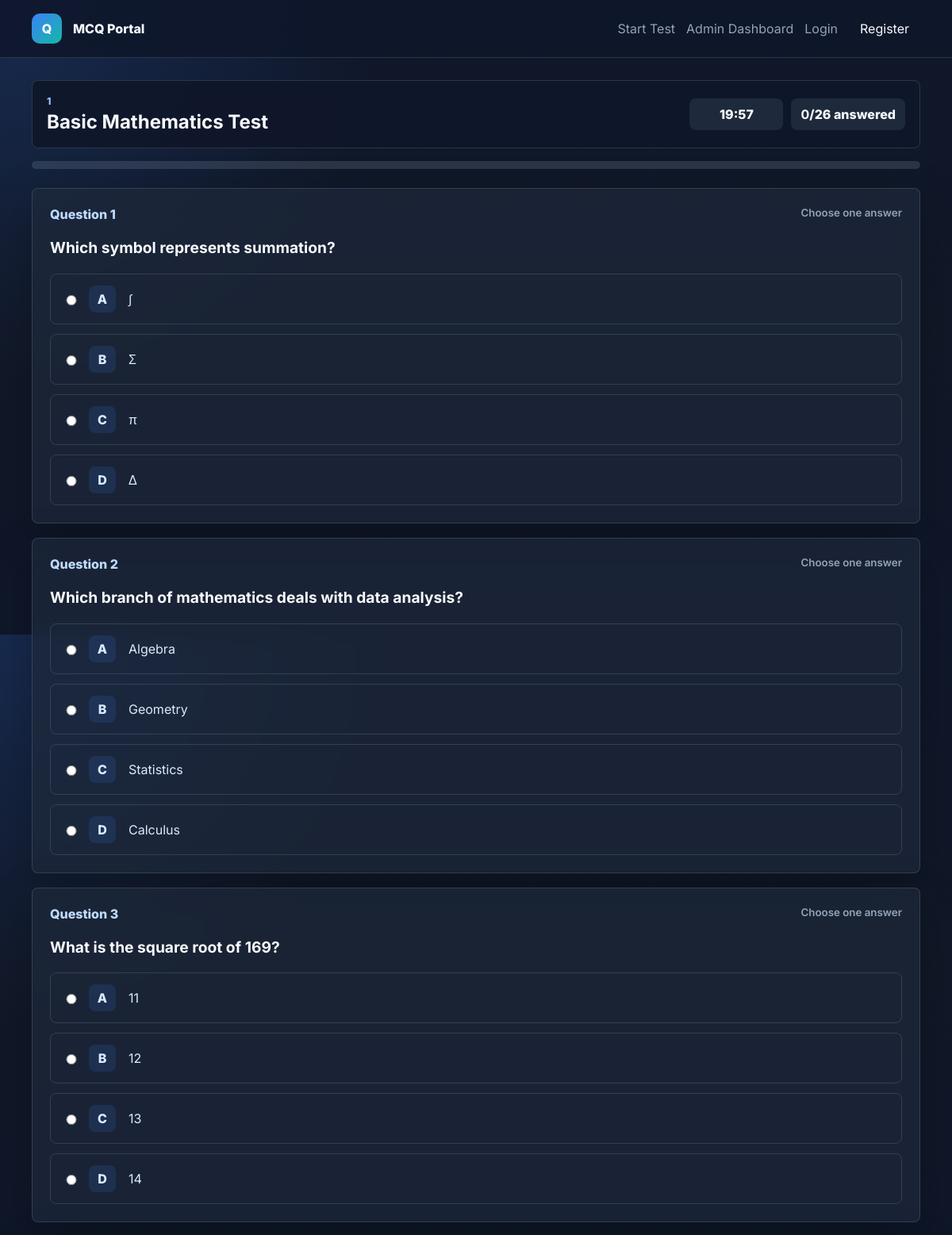
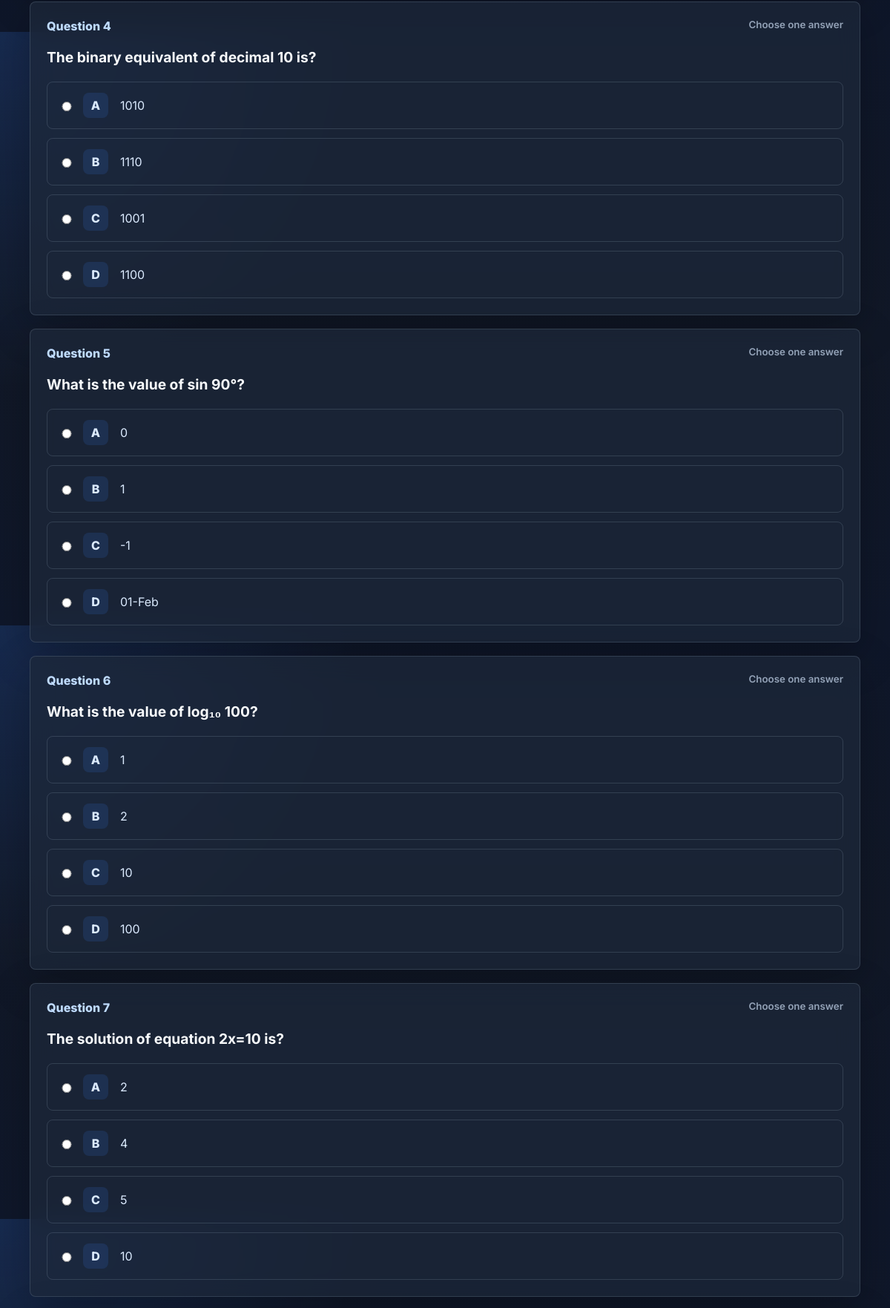
The page /semester/1/subject/2/test/ (upper part) on the database its author committed (2 pictures, top to bottom).
### exams/models.py (models this page shows, shortened)
class Semester(models.Model):
    semester_name = models.CharField(max_length=100, unique=True)
    class Meta:
        ordering = ("semester_name",)
        verbose_name = "Semester"
        verbose_name_plural = "Semesters"

class Subject(models.Model):
    semester = models.ForeignKey(Semester, related_name="subjects", on_delete=models.CASCADE)
    subject_name = models.CharField(max_length=150)
    class Meta:
        ordering = ("semester__semester_name", "subject_name")
        unique_together = ("semester", "subject_name")
        verbose_name = "Subject"
        verbose_name_plural = "Subjects"

class Question(models.Model):
    ANSWER_CHOICES = (
        ("A", "Option A"),
        ("B", "Option B"),
        ("C", "Option C"),
        ("D", "Option D"),
    )
    semester = models.ForeignKey(Semester, related_name="questions", on_delete=models.CASCADE, editable=False)
    subject = models.ForeignKey(Subject, related_name="questions", on_delete=models.CASCADE)
    question_text = models.TextField()
    option_a = models.CharField(max_length=255)
    option_b = models.CharField(max_length=255)
    option_c = models.CharField(max_length=255)
    option_d = models.CharField(max_length=255)
    correct_answer = models.CharField(max_length=1, choices=ANSWER_CHOICES)
    class Meta:
        ordering = ("semester__semester_name", "subject__subject_name", "id")
        verbose_name = "Question"
        verbose_name_plural = "Questions"

### exams/views.py (the view)
# urls.py: path("semester/<int:semester_id>/subject/<int:subject_id>/test/", views.start_test, name="start_test"),
def start_test(request, semester_id, subject_id):
    selected_subject = get_object_or_404(Subject, id=subject_id, semester_id=semester_id)
    test_questions = Question.objects.filter(subject=selected_subject).order_by("?")
    if not test_questions.exists():
        messages.warning(request, "No questions are available for this subject yet.")
        return redirect("select_subject", semester_id=semester_id)
    return render(
        request,
        "exams/start_test.html",
        {
            "semester": selected_subject.semester,
            "subject": selected_subject,
            "questions": test_questions,
            "total_questions": test_questions.count(),
            "timer_minutes": 20,
        },
    )

### templates/exams/start_test.html (shortened to what this page needs)
{% extends "base.html" %}
{% load static %}
{% block content %}
<section class="test-shell">
    <div class="test-topbar">
        <div>
            <p class="eyebrow">{{ semester.semester_name }}</p>
            <h1>{{ subject.subject_name }} Test</h1>
        </div>
        <div class="test-meta">
            <span id="timer" data-minutes="{{ timer_minutes }}">{{ timer_minutes }}:00</span>
            <span><strong id="answered-count">0</strong>/{{ total_questions }} answered</span>
        </div>
    </div>
    <div class="progress-track" aria-label="Test progress">
    </div>
    <form class="test-form" method="post" action="{% url 'submit_test' semester.id subject.id %}" data-test-form data-total="{{ total_questions }}">
        {% for question in questions %}
            <article class="question-card" id="question-{{ forloop.counter }}">
                <div class="question-header">
                    <span>Question {{ forloop.counter }}</span>
                    <small>Choose one answer</small>
                </div>
                <h2>{{ question.question_text }}</h2>
                <label class="option-row">
                    <input type="radio" name="question_{{ question.id }}" value="A">
                    <span>A</span>{{ question.option_a }}
                </label>
                <label class="option-row">
                    <input type="radio" name="question_{{ question.id }}" value="B">
                    <span>B</span>{{ question.option_b }}
                </label>
                <label class="option-row">
                    <input type="radio" name="question_{{ question.id }}" value="C">
                    <span>C</span>{{ question.option_c }}
                </label>
                <label class="option-row">
                    <input type="radio" name="question_{{ question.id }}" value="D">
                    <span>D</span>{{ question.option_d }}
                </label>
            </article>
        {% endfor %}
    </form>
</section>
{% endblock %}

### static/css/style.css (style rules this page uses)
:root { --bg: #0f172a; --card: #1e293b; --card-soft: rgba(30, 41, 59, 0.72); --accent: #3b82f6; --accent-2: #14b8a6; --text: #f8fafc; --muted: #94a3b8; --line: rgba(148, 163, 184, 0.22); --success: #22c55e; --danger: #ef4444; --warning: #f59e0b; }
* { box-sizing: border-box; }
html { scroll-behavior: smooth; }
body { margin: 0; min-height: 100vh; background: radial-gradient(circle at top left, rgba(59, 130, 246, 0.18), transparent 30rem), linear-gradient(180deg, #0f172a 0%, #111827 52%, #0f172a 100%); color: var(--text); font-family: Inter, Arial, sans-serif; letter-spacing: 0; }
.eyebrow, .panel-label { margin: 0; color: #93c5fd; font-size: 0.78rem; font-weight: 800; letter-spacing: 0.12em; text-transform: uppercase; }
.glass-card, .info-card, .question-card, .answer-card, .stat-card, .table-card, .auth-card { border: 1px solid var(--line); border-radius: 8px; background: var(--card-soft); box-shadow: 0 18px 60px rgba(0, 0, 0, 0.24); backdrop-filter: blur(16px); }
.test-shell { padding: 28px 0 56px; }
.test-topbar { position: sticky; top: 72px; z-index: 10; display: flex; align-items: center; justify-content: space-between; gap: 18px; padding: 18px; border: 1px solid var(--line); border-radius: 8px; background: rgba(15, 23, 42, 0.94); backdrop-filter: blur(18px); }
.test-topbar h1 { margin: 4px 0 0; font-size: 1.5rem; }
.test-meta { display: flex; flex-wrap: wrap; justify-content: flex-end; gap: 10px; }
.test-meta span { min-width: 118px; padding: 10px 12px; border-radius: 8px; background: var(--card); text-align: center; font-weight: 800; }
.progress-track { height: 10px; margin: 16px 0 24px; overflow: hidden; border-radius: 8px; background: rgba(148, 163, 184, 0.2); }
.test-form, .answer-list { display: grid; gap: 18px; }
.question-card, .answer-card { padding: 22px; }
.question-header { display: flex; justify-content: space-between; gap: 12px; color: #bfdbfe; font-weight: 800; }
.question-header small { color: var(--muted); font-weight: 600; }
.question-card h2 { margin: 18px 0; font-size: 1.2rem; line-height: 1.5; }
.option-row { display: grid; grid-template-columns: 22px 38px 1fr; gap: 12px; align-items: center; margin-top: 12px; padding: 14px; border: 1px solid var(--line); border-radius: 8px; color: #dbeafe; cursor: pointer; }
.option-row span { display: grid; place-items: center; width: 34px; height: 34px; border-radius: 8px; background: rgba(59, 130, 246, 0.14); font-weight: 800; }

### rows shown on the page
Semester: semester_name "1"
Subject: subject_name "Basic Mathematics"
Question: question_text "Which symbol represents summation?", option_a "∫", option_b "Σ", option_c "π", option_d "Δ"
Question: question_text "Which branch of mathematics deals with data analysis?", option_a "Algebra", option_b "Geometry", option_c "Statistics", option_d "Calculus"
Question: question_text "What is the square root of 169?", option_a "11", option_b "12", option_c "13", option_d "14"
Question: question_text "The binary equivalent of decimal 10 is?", option_a "1010", option_b "1110", option_c "1001", option_d "1100"
Question: question_text "What is the value of sin 90°?", option_a "0", option_b "1", option_c "-1", option_d "01-Feb"
Question: question_text "What is the value of log₁₀ 100?", option_a "1", option_b "2", option_c "10", option_d "100"
Question: question_text "The solution of equation 2x=10 is?", option_a "2", option_b "4", option_c "5", option_d "10"

### other values the page prints
{{ total_questions }} "26"
